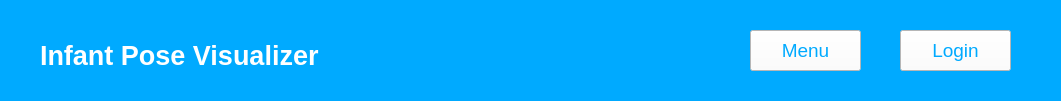
  <widget class="TopBar" name="topBar" native="true">
   <property name="geometry">
    <rect>
     <x>0</x>
     <y>0</y>
     <width>1061</width>
     <height>101</height>
    </rect>
   </property>
   <property name="autoFillBackground">
    <bool>false</bool>
   </property>
   <property name="styleSheet">
    <string notr="true">background-color : rgb(0, 170, 255)</string>
   </property>
   <widget class="QPushButton" name="loginButton">
    <property name="geometry">
     <rect>
      <x>900</x>
      <y>30</y>
      <width>111</width>
      <height>41</height>
     </rect>
    </property>
    <property name="font">
     <font>
      <pointsize>14</pointsize>
     </font>
    </property>
    <property name="styleSheet">
     <string notr="true">background-color: rgb(255, 255, 255); color: rgb(0, 170, 255)</string>
    </property>
    <property name="text">
     <string>Login</string>
    </property>
   </widget>
   <widget class="QLabel" name="mainLabel">
    <property name="geometry">
     <rect>
      <x>40</x>
      <y>40</y>
      <width>311</width>
      <height>31</height>
     </rect>
    </property>
    <property name="font">
     <font>
      <pointsize>20</pointsize>
      <weight>75</weight>
      <bold>true</bold>
     </font>
    </property>
    <property name="styleSheet">
     <string notr="true">font-weight: bold; color: rgb(255, 255, 255)</string>
    </property>
    <property name="text">
     <string>Infant Pose Visualizer</string>
    </property>
   </widget>
   <widget class="QPushButton" name="menuButton">
    <property name="geometry">
     <rect>
      <x>750</x>
      <y>30</y>
      <width>111</width>
      <height>41</height>
     </rect>
    </property>
    <property name="font">
     <font>
      <pointsize>14</pointsize>
     </font>
    </property>
    <property name="styleSheet">
     <string notr="true">background-color: rgb(255, 255, 255); color: rgb(0, 170, 255)</string>
    </property>
    <property name="text">
     <string>Menu</string>
    </property>
   </widget>
  </widget>
